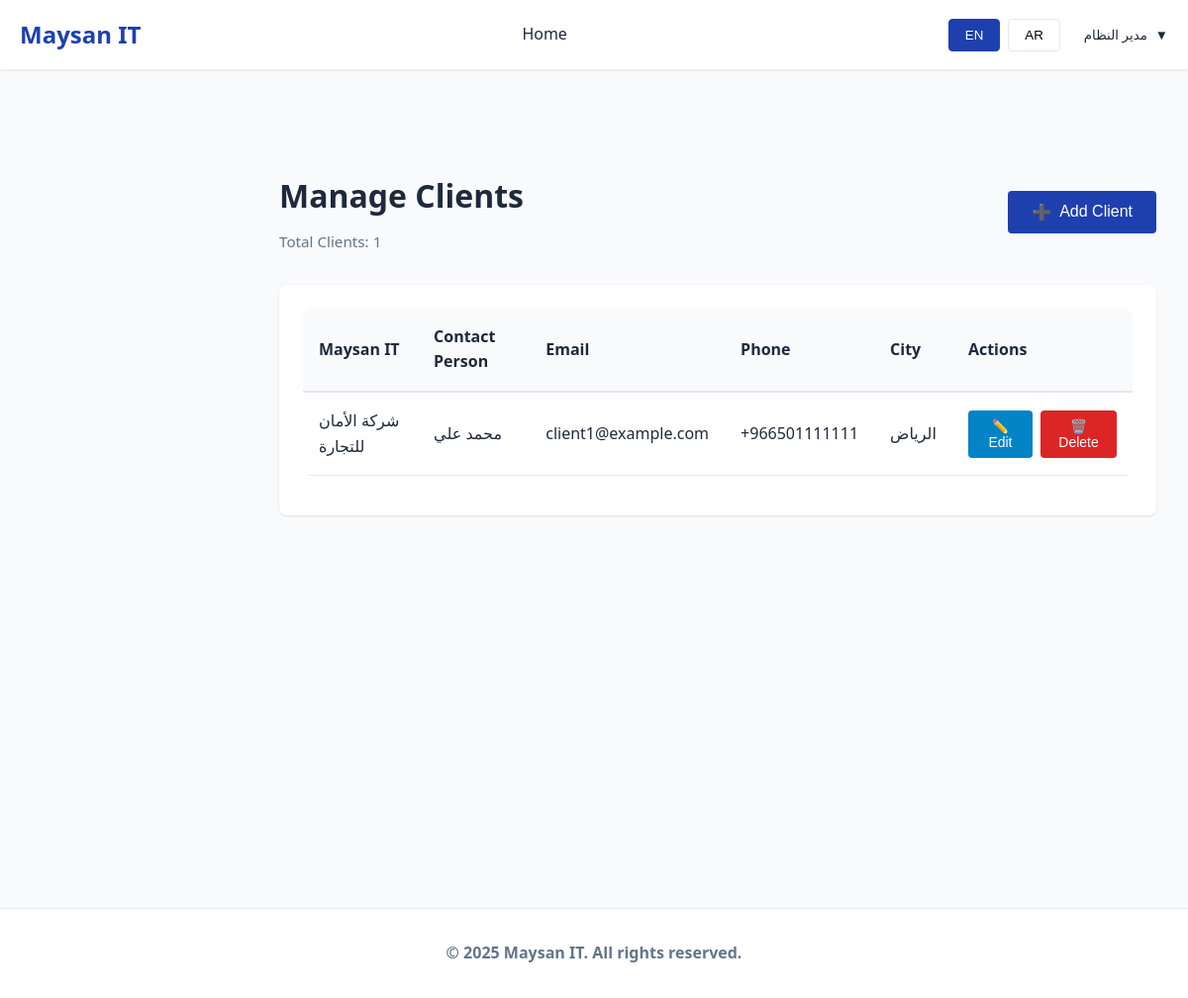
Screenshot of /pages/admin/clients.php (signed in) with the database file from the repository.
### tables this page shows
CREATE TABLE IF NOT EXISTS `users` (
    `id` INT PRIMARY KEY AUTO_INCREMENT,
    `username` VARCHAR(100) UNIQUE NOT NULL,
    `email` VARCHAR(100) UNIQUE NOT NULL,
    `password` VARCHAR(255) NOT NULL,
    `full_name` VARCHAR(150) NOT NULL,
    `phone` VARCHAR(20),
    `role` ENUM('admin', 'client', 'technician', 'sales') NOT NULL,
    `status` ENUM('active', 'inactive') DEFAULT 'active',
    `created_at` TIMESTAMP DEFAULT CURRENT_TIMESTAMP,
    `updated_at` TIMESTAMP DEFAULT CURRENT_TIMESTAMP ON UPDATE CURRENT_TIMESTAMP,
    INDEX `idx_role` (`role`),
    INDEX `idx_status` (`status`),
    INDEX `idx_username` (`username`)
);

CREATE TABLE IF NOT EXISTS `clients` (
    `id` INT PRIMARY KEY AUTO_INCREMENT,
    `user_id` INT NOT NULL,
    `company_name` VARCHAR(200) NOT NULL,
    `contact_person` VARCHAR(150),
    `phone` VARCHAR(20),
    `email` VARCHAR(100),
    `address` TEXT,
    `city` VARCHAR(100),
    `country` VARCHAR(100),
    `notes` TEXT,
    `status` ENUM('active', 'inactive') DEFAULT 'active',
    `created_at` TIMESTAMP DEFAULT CURRENT_TIMESTAMP,
    `updated_at` TIMESTAMP DEFAULT CURRENT_TIMESTAMP ON UPDATE CURRENT_TIMESTAMP,
    FOREIGN KEY (`user_id`) REFERENCES `users`(`id`) ON DELETE CASCADE,
    INDEX `idx_status` (`status`),
    INDEX `idx_user_id` (`user_id`),
    INDEX `idx_company_name` (`company_name`)
);

### includes/language.php (called while the page is built, shortened)
<?php
function t($key) {
    global $translations;
    $lang = $_SESSION['language'] ?? 'en';
    return $translations[$lang][$key] ?? $key;
}
function getCurrentLanguage() {
    return $_SESSION['language'] ?? 'en';
}
function getLanguageDirection() {
    return getCurrentLanguage() === 'ar' ? 'rtl' : 'ltr';
}
function getLanguageClass() {
    return getCurrentLanguage() === 'ar' ? 'ar' : 'en';
}
?>

### includes/auth.php (called while the page is built, shortened)
<?php
require_once __DIR__ . '/../config/database.php';
function isLoggedIn() {
    return isset($_SESSION['user_id']) && !empty($_SESSION['user_id']);
}
function getCurrentUser() {
    global $conn;
    $stmt = $conn->prepare("SELECT * FROM users WHERE id = ?");
    $stmt->bind_param("i", $_SESSION['user_id']);
    $stmt->execute();
    $result = $stmt->get_result();
    return $result->fetch_assoc() ?: null;
}
?>

### includes/functions.php (called while the page is built, shortened)
<?php
require_once __DIR__ . '/../config/database.php';
function getAllClients() {
    global $conn;
    $sql = "SELECT c.*, u.full_name, u.email FROM clients c
            LEFT JOIN users u ON c.user_id = u.id
            WHERE c.status = 'active' ORDER BY c.created_at DESC";
    $result = $conn->query($sql);
    return $result->fetch_all(MYSQLI_ASSOC);
}
?>

### pages/admin/clients.php (the view, shortened to what this page needs)
<?php
require_once __DIR__ . '/../../config/database.php';
require_once __DIR__ . '/../../includes/auth.php';
require_once __DIR__ . '/../../includes/language.php';
require_once __DIR__ . '/../../includes/functions.php';
$clients = getAllClients();
include __DIR__ . '/../../includes/header.php';
?>
<div class="page-header">
    <div style="display: flex; justify-content: space-between; align-items: center;">
        <div>
            <h1 class="page-title"><?php echo t('manage_clients'); ?></h1>
            <p class="page-subtitle"><?php echo t('total_clients'); ?>: <?php echo count($clients); ?></p>
        </div>
        <button class="btn btn-primary" onclick="openModal('addClientModal')">
            <span>➕</span> <?php echo t('add_client'); ?>
        </button>
    </div>
</div>
<div class="card">
    <div class="card-body">
        <?php if (count($clients) > 0): ?>
        <table class="table">
            <thead>
                <tr>
                    <th><?php echo t('company_name'); ?></th>
                    <th><?php echo t('contact_person'); ?></th>
                    <th><?php echo t('email'); ?></th>
                    <th><?php echo t('phone'); ?></th>
                    <th><?php echo t('city'); ?></th>
                    <th><?php echo t('actions'); ?></th>
                </tr>
            </thead>
            <tbody>
                <?php foreach ($clients as $client): ?>
                <tr>
                    <td><?php echo htmlspecialchars($client['company_name']); ?></td>
                    <td><?php echo htmlspecialchars($client['contact_person'] ?? 'N/A'); ?></td>
                    <td><?php echo htmlspecialchars($client['email'] ?? 'N/A'); ?></td>
                    <td><?php echo htmlspecialchars($client['phone'] ?? 'N/A'); ?></td>
                    <td><?php echo htmlspecialchars($client['city'] ?? 'N/A'); ?></td>
                    <td>
                        <div class="table-actions">
                            <button class="btn btn-info btn-sm" onclick="editClient(<?php echo $client['id']; ?>)">
                                ✏️ <?php echo t('edit'); ?>
                            </button>
                            <button class="btn btn-danger btn-sm" onclick="deleteClient(<?php echo $client['id']; ?>)">
                                🗑️ <?php echo t('delete'); ?>
                            </button>
                        </div>
                    </td>
                </tr>
                <?php endforeach; ?>
            </tbody>
        </table>
        <?php else: ?>
        <p style="text-align: center; color: var(--light-text);"><?php echo t('no_clients_found'); ?></p>
        <?php endif; ?>
    </div>
</div>
<?php include __DIR__ . '/../../includes/footer.php'; ?>

### includes/header.php (shortened to what this page needs)
<?php
require_once __DIR__ . '/auth.php';
require_once __DIR__ . '/language.php';
$current_user = getCurrentUser();
?>
<!DOCTYPE html>
<html lang="<?php echo getCurrentLanguage(); ?>" dir="<?php echo getLanguageDirection(); ?>" class="<?php echo getLanguageClass(); ?>">
<head>
    <link rel="stylesheet" href="../../assets/css/style.css">
</head>
<body>
    <nav class="navbar">
        <div class="container">
            <div class="navbar-content">
                <a href="/maysan" class="navbar-brand">
                    <span><?php echo t('company_name'); ?></span>
                </a>
                <ul class="navbar-menu">
                    <li><a href="/maysan"><?php echo t('home'); ?></a></li>
                </ul>
                <div class="navbar-right">
                    <div class="language-switcher">
                        <button class="<?php echo getCurrentLanguage() === 'en' ? 'active' : ''; ?>" onclick="switchLanguage('en')">EN</button>
                        <button class="<?php echo getCurrentLanguage() === 'ar' ? 'active' : ''; ?>" onclick="switchLanguage('ar')">AR</button>
                    </div>
                    <div class="user-menu">
                        <button class="user-menu-toggle" onclick="toggleUserMenu()">
                            <span><?php echo htmlspecialchars($current_user['full_name'] ?? 'User'); ?></span>
                            <span>▼</span>
                        </button>
                    </div>
                </div>
            </div>
        </div>
    </nav>
    <main class="main-content">

### assets/css/style.css (style rules this page uses)
:root { --primary-color: #1e40af; --secondary-color: #0f766e; --accent-color: #f97316; --success-color: #16a34a; --warning-color: #ea580c; --danger-color: #dc2626; --info-color: #0284c7; --light-bg: #f8fafc; --dark-text: #1e293b; --light-text: #64748b; --border-color: #e2e8f0; --shadow: 0 1px 3px rgba(0, 0, 0, 0.1); --shadow-lg: 0 10px 15px -3px rgba(0, 0, 0, 0.1); }
* { margin: 0; padding: 0; box-sizing: border-box; }
html { scroll-behavior: smooth; }
body { font-family: 'Segoe UI', Tahoma, Geneva, Verdana, sans-serif; background-color: var(--light-bg); color: var(--dark-text); line-height: 1.6; }
html.en body { text-align: left; }
.container { max-width: 1200px; margin: 0 auto; padding: 0 20px; }
.navbar { background: white; box-shadow: var(--shadow); position: sticky; top: 0; z-index: 1000; }
.navbar-content { display: flex; justify-content: space-between; align-items: center; padding: 1rem 0; }
.navbar-brand { display: flex; align-items: center; gap: 10px; font-size: 1.5rem; font-weight: bold; color: var(--primary-color); text-decoration: none; }
.navbar-menu { display: flex; gap: 2rem; align-items: center; list-style: none; }
.navbar-menu a { color: var(--dark-text); text-decoration: none; font-weight: 500; transition: color 0.3s ease; }
.navbar-right { display: flex; gap: 1.5rem; align-items: center; }
.language-switcher { display: flex; gap: 0.5rem; }
.language-switcher button { padding: 0.5rem 1rem; border: 1px solid var(--border-color); background: white; cursor: pointer; border-radius: 4px; transition: all 0.3s ease; }
.language-switcher button.active { background: var(--primary-color); color: white; border-color: var(--primary-color); }
.user-menu { position: relative; }
.user-menu-toggle { background: none; border: none; cursor: pointer; display: flex; align-items: center; gap: 0.5rem; color: var(--dark-text); font-weight: 500; }
.main-content { margin-left: 250px; margin-top: 70px; padding: 2rem; min-height: calc(100vh - 70px); }
.page-header { margin-bottom: 2rem; }
.page-title { font-size: 2rem; font-weight: bold; color: var(--dark-text); margin-bottom: 0.5rem; }
.page-subtitle { color: var(--light-text); font-size: 0.95rem; }
.card { background: white; border-radius: 8px; box-shadow: var(--shadow); padding: 1.5rem; margin-bottom: 1.5rem; transition: box-shadow 0.3s ease; }
.card-body { margin-bottom: 1rem; }
.btn { padding: 0.75rem 1.5rem; border: none; border-radius: 4px; font-size: 1rem; font-weight: 500; cursor: pointer; transition: all 0.3s ease; display: inline-flex; align-items: center; gap: 0.5rem; text-decoration: none; }
.btn-primary { background-color: var(--primary-color); color: white; }
.btn-danger { background-color: var(--danger-color); color: white; }
.btn-info { background-color: var(--info-color); color: white; }
.btn-sm { padding: 0.5rem 1rem; font-size: 0.875rem; }
.table { width: 100%; border-collapse: collapse; background: white; border-radius: 8px; overflow: hidden; }
.table thead { background-color: var(--light-bg); }
.table th { padding: 1rem; text-align: left; font-weight: 600; color: var(--dark-text); border-bottom: 2px solid var(--border-color); }
.table td { padding: 1rem; border-bottom: 1px solid var(--border-color); }
.table-actions { display: flex; gap: 0.5rem; }

### rows the page displays
users: full_name "مدير النظام"
clients: company_name "شركة الأمان للتجارة", contact_person "محمد علي", user.email "client1@example.com", phone "+966501111111", city "الرياض"

### other values shown
t('company_name') "Maysan IT"
t('home') "Home"
t('manage_clients') "Manage Clients"
t('total_clients') "Total Clients"
count($clients) "1"
t('add_client') "Add Client"
t('contact_person') "Contact Person"
t('email') "Email"
t('phone') "Phone"
t('city') "City"
t('actions') "Actions"
